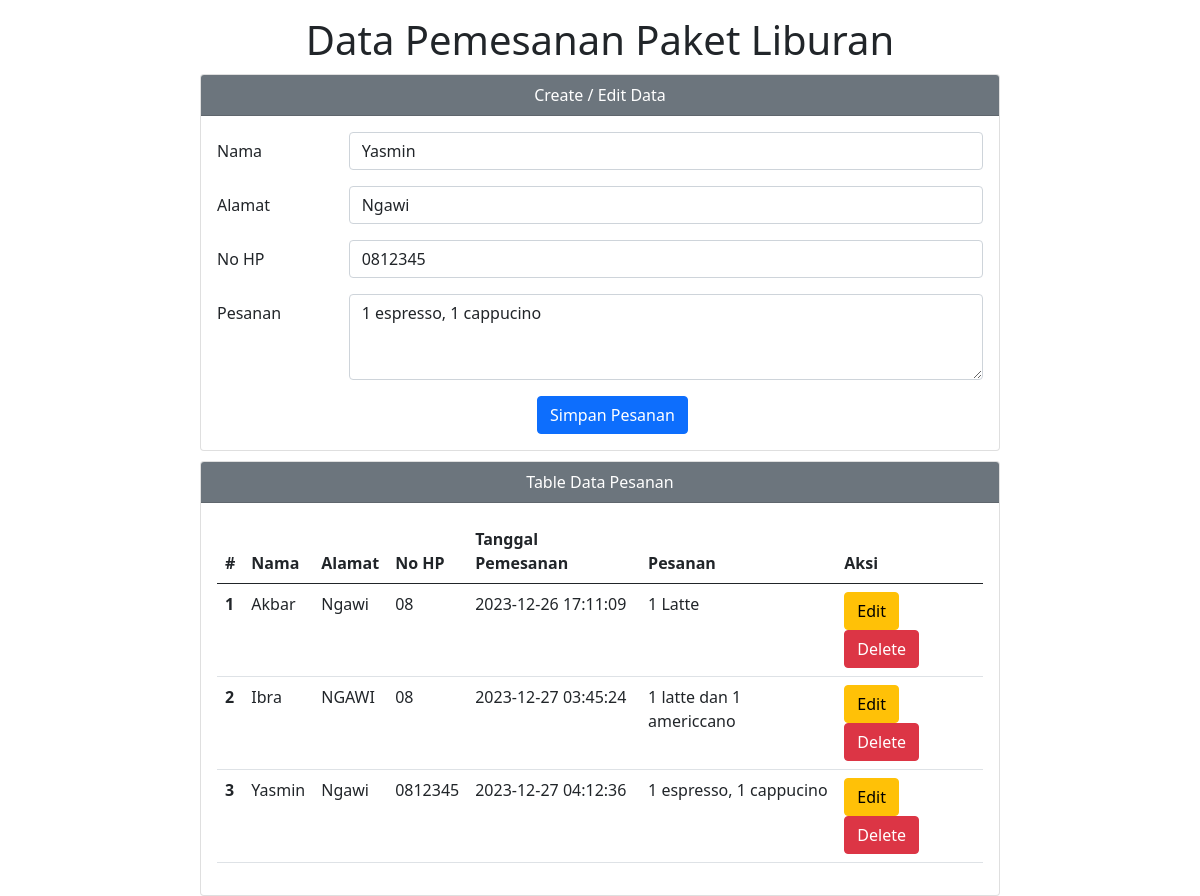
Screenshot of /crud_php/index.php?op=edit&id=36 with the database file from the repository.
### tables this page shows
CREATE TABLE `table_pemesanan` (
  `id` int(11) NOT NULL,
  `nama` varchar(100) NOT NULL,
  `alamat` varchar(100) NOT NULL,
  `no_hp` varchar(100) NOT NULL,
  `tanggal` timestamp NOT NULL DEFAULT current_timestamp(),
  `pesanan` varchar(100) NOT NULL
);

### crud_php/index.php (the view, shortened to what this page needs)
<?php
$host       = "localhost";
$user       = "root";
$pass       = "";
$db         = "crud_php";
$koneksi    = mysqli_connect($host, $user, $pass, $db);
$nama       = "";
$alamat     = "";
$no_hp      = "";
$pesanan    = "";
if (isset($_GET['op'])) {
    $op = $_GET['op'];
} else {
    $op = "";
}
if ($op == 'edit') {
    $id         = $_GET['id'];
    $sql1       = "select * from table_pemesanan where id = '$id'";
    $q1         = mysqli_query($koneksi, $sql1);
    $r1         = mysqli_fetch_array($q1);
    $nama       = $r1['nama'];
    $alamat     = $r1['alamat'];
    $no_hp      = $r1['no_hp'];
    $pesanan    = $r1['pesanan'];
}
?>
<!DOCTYPE html>
<html lang="en">
<head>
    <link href="https://cdn.jsdelivr.net/npm/bootstrap@5.0.0-beta2/dist/css/bootstrap.min.css" rel="stylesheet">
</head>
<body>
    <div class="mx-auto">
        <h1 class="mt-3"><center>Data Pemesanan Paket Liburan</center></h1>
        <div class="card">
            <div class="card-header text-white bg-secondary">
                <center>Create / Edit Data</center>
            </div>
            <div class="card-body">
                <form action="" method="POST">
                    <div class="mb-3 row">
                        <label for="nama" class="col-sm-2 col-form-label">Nama</label>
                        <div class="col-sm-10">
                            <input type="text" class="form-control" id="nama" name="nama" value="<?php echo $nama ?>">
                        </div>
                    </div>
                    <div class="mb-3 row">
                        <label for="alamat" class="col-sm-2 col-form-label">Alamat</label>
                        <div class="col-sm-10">
                            <input type="text" class="form-control" id="alamat" name="alamat" value="<?php echo $alamat ?>">
                        </div>
                    </div>
                    <div class="mb-3 row">
                        <label for="no_hp" class="col-sm-2 col-form-label">No HP</label>
                        <div class="col-sm-10">
                            <input type="text" class="form-control" id="no_hp" name="no_hp" value="<?php echo $no_hp ?>">
                        </div>
                    </div>
                    <div class="mb-3 row">
                        <label for="pesanan" class="col-sm-2 col-form-label">Pesanan</label>
                        <div class="col-sm-10">
                            <textarea class="form-control" id="pesanan" name="pesanan"  rows="3"><?php echo $pesanan ?></textarea>
                        </div>
                    </div>
                    <div class="col-12">
                        <input type="submit" name="simpan" value="Simpan Pesanan" class="btn btn-primary tombol" />
                    </div>
                </form>
            </div>
        </div>
        <div class="card">
            <div class="card-header text-white bg-secondary">
                <center>Table Data Pesanan</center>
            </div>
            <div class="card-body">
                <table class="table">
                    <thead>
                        <tr>
                            <th scope="col">#</th>
                            <th scope="col">Nama</th>
                            <th scope="col">Alamat</th>
                            <th scope="col">No HP</th>
                            <th scope="col">Tanggal Pemesanan</th>
                            <th scope="col">Pesanan</th>
                            <th scope="col">Aksi</th>
                        </tr>
                    </thead>
                    <tbody>
                        <?php
                        $sql2   = "select * from table_pemesanan order by id asc";
                        $q2     = mysqli_query($koneksi, $sql2);
                        $urut   = 1;
                        while ($r2 = mysqli_fetch_array($q2)) {
                            $id         = $r2['id'];
                            $nama       = $r2['nama'];
                            $alamat     = $r2['alamat'];
                            $no_hp      = $r2['no_hp'];
                            $tanggal    = $r2['tanggal'];
                            $pesanan    = $r2['pesanan'];
                        ?>
                            <tr>
                                <th scope="row"><?php echo $urut++ ?></th>
                                <td scope="row"><?php echo $nama ?></td>
                                <td scope="row"><?php echo $alamat ?></td>
                                <td scope="row"><?php echo $no_hp ?></td>
                                <td scope="row"><?php echo $tanggal ?></td>
                                <td scope="row"><?php echo $pesanan ?></td>
                                <td scope="row">
                                    <a href="index.php?op=edit&id=<?php echo $id ?>"><button type="button" class="btn btn-warning">Edit</button></a>
                                    <a href="index.php?op=delete&id=<?php echo $id?>" onclick="return confirm('Yakin mau delete data?')"><button type="button" class="btn btn-danger">Delete</button></a>
                                </td>
                            </tr>
                        <?php
                        }
                        ?>
                    </tbody>
                </table>
            </div>
        </div>
    </div>
</body>
</html>

### crud_php/index.php (style rules this page uses)
.mx-auto { width: 800px }
.card { margin-top: 10px; }
.tombol { transform: translateX(20em); }

### rows the page displays
table_pemesanan: nama "Yasmin", alamat "Ngawi", no_hp "0812345", pesanan "1 espresso, 1 cappucino", tanggal "2023-12-27 04:12:36"
table_pemesanan: nama "Akbar", alamat "Ngawi", no_hp "08", tanggal "2023-12-26 17:11:09", pesanan "1 Latte"
table_pemesanan: nama "Ibra", alamat "NGAWI", no_hp "08", tanggal "2023-12-27 03:45:24", pesanan "1 latte dan 1 americcano"
